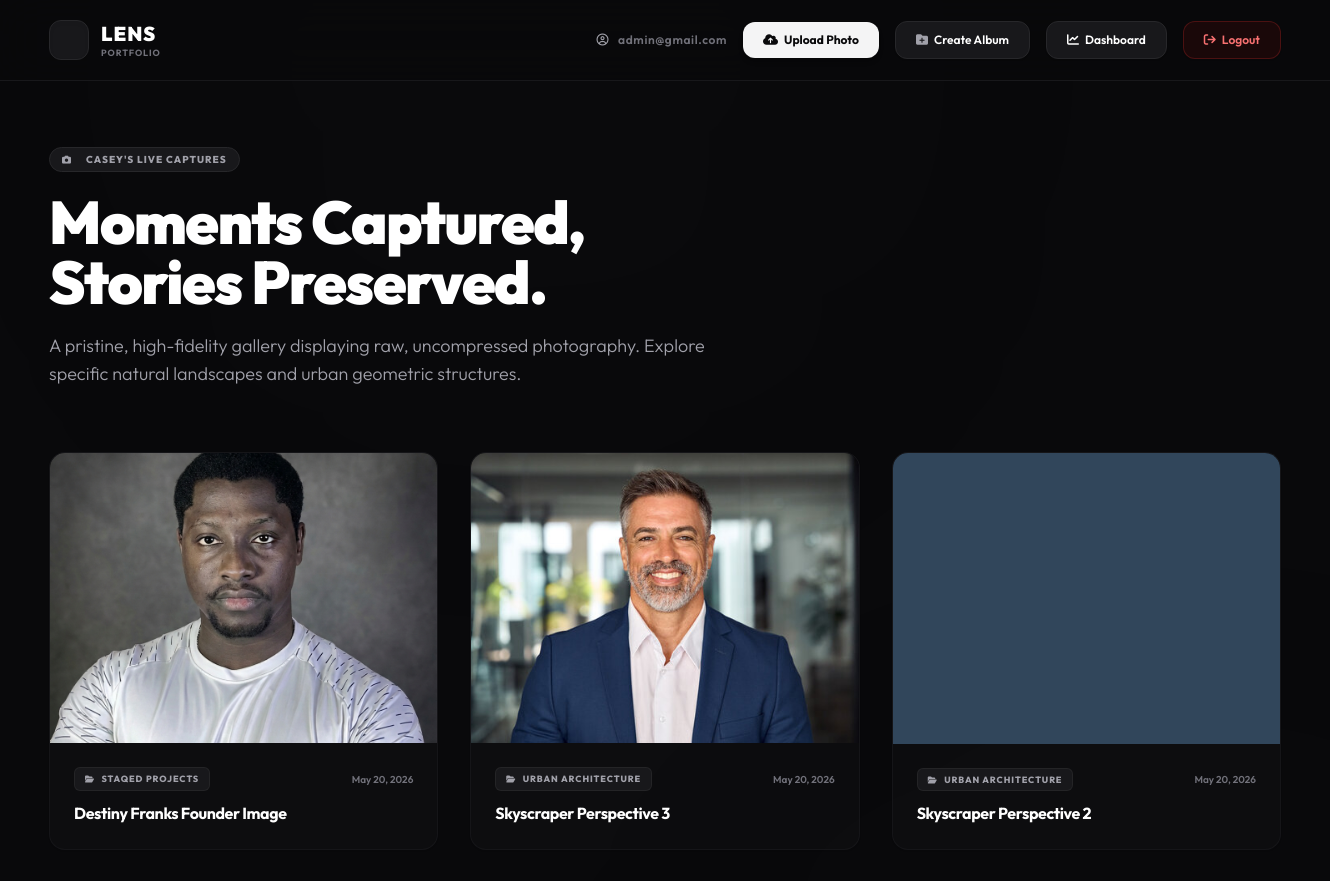
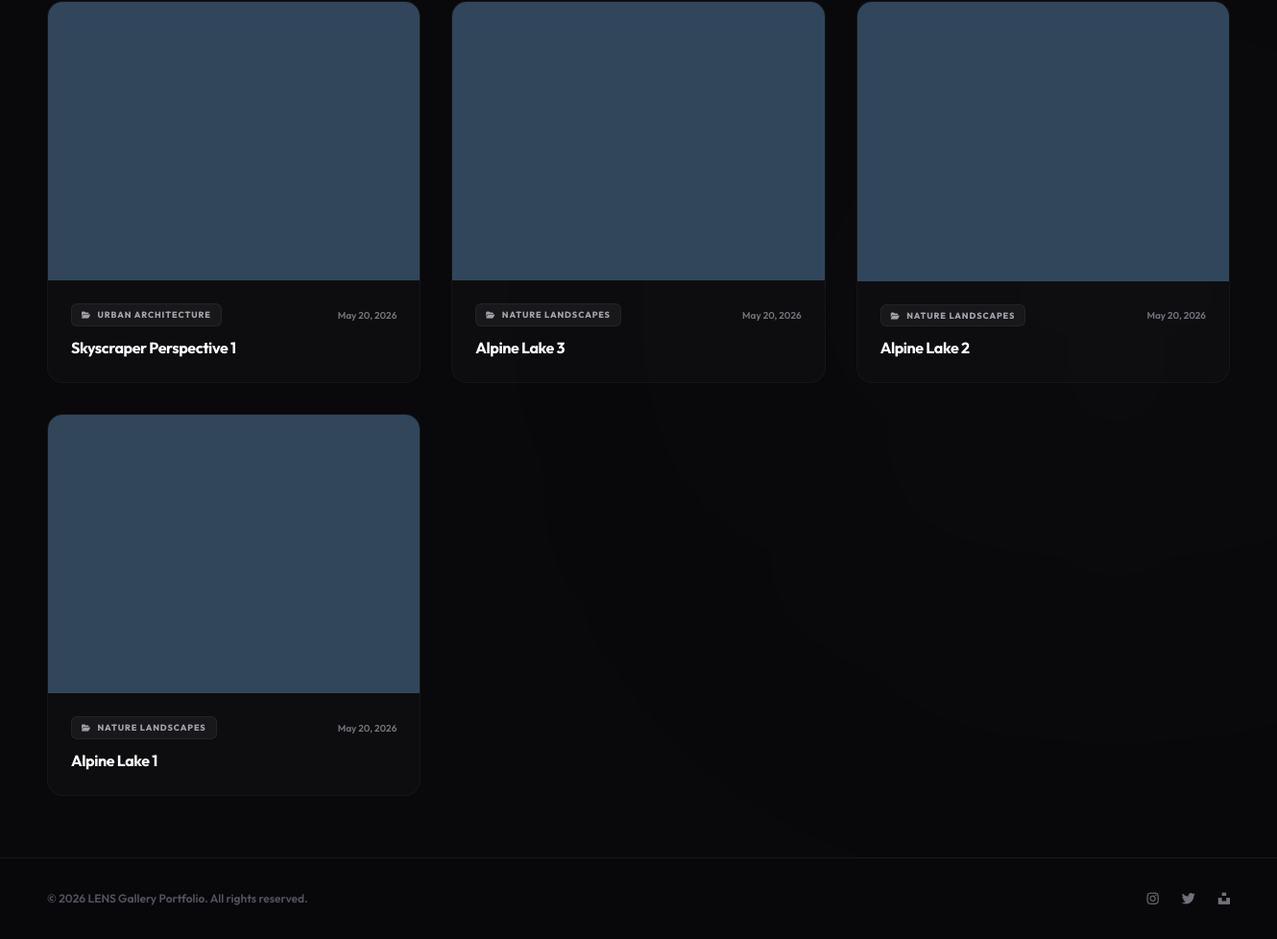
Screenshot of / (signed in) with the database file from the repository (2 pictures, top to bottom).
### accounts/models.py (models this page shows)
class User(AbstractUser):
    email = models.EmailField(unique=True)
    USERNAME_FIELD = 'email'
    REQUIRED_FIELDS = ['username']

### gallery/models.py (models this page shows, shortened)
class Photo(models.Model):
    album = models.ForeignKey(
        Album,
        on_delete=models.CASCADE,
        related_name='photos'
    )
    title = models.CharField(max_length=200)
    image = models.ImageField(upload_to='photos/')
    uploaded_at = models.DateTimeField(auto_now_add=True)

class Album(models.Model):
    user = models.ForeignKey(
        settings.AUTH_USER_MODEL,
        on_delete=models.CASCADE,
        related_name='albums'
    )
    title = models.CharField(max_length=200)
    description = models.TextField(blank=True)
    created_at = models.DateTimeField(auto_now_add=True)

### gallery/views.py (the view)
# urls.py: path('', views.gallery_view, name='index'),
def gallery_view(request):
    albums = Album.objects.all().order_by('-created_at')
    photos = Photo.objects.all().order_by('-uploaded_at')
    return render(request, 'gallery.html', {
        'albums': albums,
        'photos': photos,
    })

### gallery/templates/gallery.html (shortened to what this page needs)
<!DOCTYPE html>
<html lang="en" class="h-full">
<head>
    <script src="https://cdn.tailwindcss.com"></script>
    <link rel="stylesheet" href="https://cdnjs.cloudflare.com/ajax/libs/font-awesome/6.4.0/css/all.min.css">
</head>
<body class="min-h-full bg-zinc-950 text-zinc-100 flex flex-col justify-between relative overflow-x-hidden selection:bg-zinc-800 selection:text-white">
    <div class="absolute top-[-10%] left-[20%] w-[500px] h-[500px] bg-zinc-800/10 rounded-full blur-[150px] pointer-events-none"></div>
    <div class="absolute bottom-[20%] right-[-10%] w-[600px] h-[600px] bg-zinc-800/10 rounded-full blur-[160px] pointer-events-none"></div>
    <header class="w-full bg-zinc-950/80 backdrop-blur-xl border-b border-zinc-900 sticky top-0 z-50">
        <div class="max-w-7xl mx-auto px-6 h-20 flex items-center justify-between">
            <a href="/" class="flex items-center space-x-3 group">
                <div class="flex items-center justify-center w-10 h-10 bg-zinc-900 border border-zinc-800 rounded-xl shadow-inner group-hover:border-zinc-700 transition duration-300">
                </div>
                <div class="flex flex-col">
                    <span class="font-black text-xl tracking-wider text-white uppercase">
                        Lens
                    </span>
                    <span class="text-[9px] text-zinc-500 font-bold tracking-widest uppercase mt-[-2px]">
                        Portfolio
                    </span>
                </div>
            </a>
            <div class="flex items-center space-x-4">
                {% if user.is_authenticated %}
                    <span class="text-zinc-500 text-xs font-semibold tracking-wider hidden md:inline-block">
                        <i class="fa-regular fa-circle-user mr-1.5 text-zinc-400"></i> {{ user.email }}
                    </span>
                    <a href="{% url 'photo_upload' %}" class="py-2.5 px-5 bg-zinc-100 hover:bg-white text-zinc-950 font-bold rounded-xl text-xs transition duration-200 shadow-md flex items-center">
                        <i class="fa-solid fa-cloud-arrow-up mr-1.5 text-zinc-950"></i> Upload Photo
                    </a>
                    <a href="{% url 'album_create' %}" class="py-2.5 px-5 bg-zinc-900 hover:bg-zinc-800 border border-zinc-800 text-white font-semibold rounded-xl text-xs transition duration-200 shadow-sm flex items-center">
                        <i class="fa-solid fa-folder-plus mr-1.5 text-zinc-400"></i> Create Album
                    </a>
                    <a href="/dashboard/" class="py-2.5 px-5 bg-zinc-900 hover:bg-zinc-800 border border-zinc-800 text-white font-semibold rounded-xl text-xs transition duration-200 shadow-sm flex items-center">
                        <i class="fa-solid fa-chart-line mr-1.5"></i> Dashboard
                    </a>
                    <a href="{% url 'logout' %}" class="py-2.5 px-5 bg-red-950/30 hover:bg-red-900/40 border border-red-900/50 text-red-400 font-semibold rounded-xl text-xs transition duration-200 shadow-sm flex items-center">
                        <i class="fa-solid fa-arrow-right-from-bracket mr-1.5"></i> Logout
                    </a>
                {% endif %}
            </div>
        </div>
    </header>
    <main class="flex-grow max-w-7xl w-full mx-auto px-6 py-16 relative z-10 space-y-16">
        <div class="max-w-3xl space-y-5">
            <div class="inline-flex items-center space-x-2 px-3 py-1 bg-zinc-900 border border-zinc-800 rounded-full text-zinc-400 text-[10px] font-extrabold tracking-widest uppercase">
                <i class="fa-solid fa-camera text-[9px] mr-1.5"></i> <span>Casey's Live Captures</span>
            </div>
            <h1 class="text-4xl sm:text-6xl font-black tracking-tight text-white leading-tight">
                Moments Captured,<br>Stories Preserved.
            </h1>
            <p class="text-zinc-400 text-base sm:text-lg font-light leading-relaxed max-w-2xl">
                A pristine, high-fidelity gallery displaying raw, uncompressed photography. Explore specific natural landscapes and urban geometric structures.
            </p>
        </div>
        {% if photos %}
            <div class="grid grid-cols-1 md:grid-cols-2 lg:grid-cols-3 gap-8" id="portfolio-grid">
                {% for photo in photos %}
                    <a href="{% url 'photo_detail' photo.id %}" class="photo-card block group relative bg-zinc-900/30 border border-zinc-900/80 hover:border-zinc-800 rounded-2xl overflow-hidden transition-all duration-500 hover:scale-[1.02] shadow-sm hover:shadow-2xl">
                        <div class="w-full aspect-[4/3] bg-zinc-950 overflow-hidden relative">
                            <img src="{{ photo.image.url }}" alt="{{ photo.title }}" class="w-full h-full object-cover transition-transform duration-700 group-hover:scale-105">
                        </div>
                        <div class="p-6 space-y-2.5">
                            <div class="flex items-center justify-between">
                                <span class="py-1 px-2.5 bg-zinc-900 border border-zinc-800/80 rounded-md text-[9px] font-extrabold tracking-widest text-zinc-400 uppercase">
                                    <i class="fa-solid fa-folder-open text-[8px] mr-1"></i> {{ photo.album.title }}
                                </span>
                                <span class="text-zinc-500 text-[10px] font-semibold">
                                    {{ photo.uploaded_at|date:"M d, Y" }}
                                </span>
                            </div>
                            <h3 class="text-white text-base font-bold tracking-tight truncate group-hover:text-zinc-300 transition-colors">
                                {{ photo.title }}
                            </h3>
                        </div>
                    </a>
                {% endfor %}
            </div>
        {% endif %}
    </main>
    <footer class="w-full border-t border-zinc-900 bg-zinc-950/40 py-8 text-center relative z-10">
        <div class="max-w-7xl mx-auto px-6 flex flex-col md:flex-row items-center justify-between gap-4">
            <p class="text-zinc-600 text-xs font-semibold">
                &copy; 2026 LENS Gallery Portfolio. All rights reserved.
            </p>
            <div class="flex items-center space-x-6 text-zinc-500 text-sm">
                <span class="hover:text-white cursor-pointer transition"><i class="fa-brands fa-instagram"></i></span>
                <span class="hover:text-white cursor-pointer transition"><i class="fa-brands fa-twitter"></i></span>
                <span class="hover:text-white cursor-pointer transition"><i class="fa-brands fa-unsplash"></i></span>
            </div>
        </div>
    </footer>
</body>
</html>

### gallery/templates/gallery.html (style rules this page uses)
body { font-family: 'Outfit', sans-serif; }

### rows the page displays
User: email "admin@gmail.com"
Photo: image (picture), album "STAQED PROJECTS", uploaded_at "May 20, 2026", title "Destiny Franks Founder Image"
Photo: image (picture), album "URBAN ARCHITECTURE", uploaded_at "May 20, 2026", title "Skyscraper Perspective 3"
Photo: image (placeholder picture), album "URBAN ARCHITECTURE", uploaded_at "May 20, 2026", title "Skyscraper Perspective 2"
Photo: image (placeholder picture), album "URBAN ARCHITECTURE", uploaded_at "May 20, 2026", title "Skyscraper Perspective 1"
Photo: image (placeholder picture), album "NATURE LANDSCAPES", uploaded_at "May 20, 2026", title "Alpine Lake 3"
Photo: image (placeholder picture), album "NATURE LANDSCAPES", uploaded_at "May 20, 2026", title "Alpine Lake 2"
Photo: image (placeholder picture), album "NATURE LANDSCAPES", uploaded_at "May 20, 2026", title "Alpine Lake 1"
